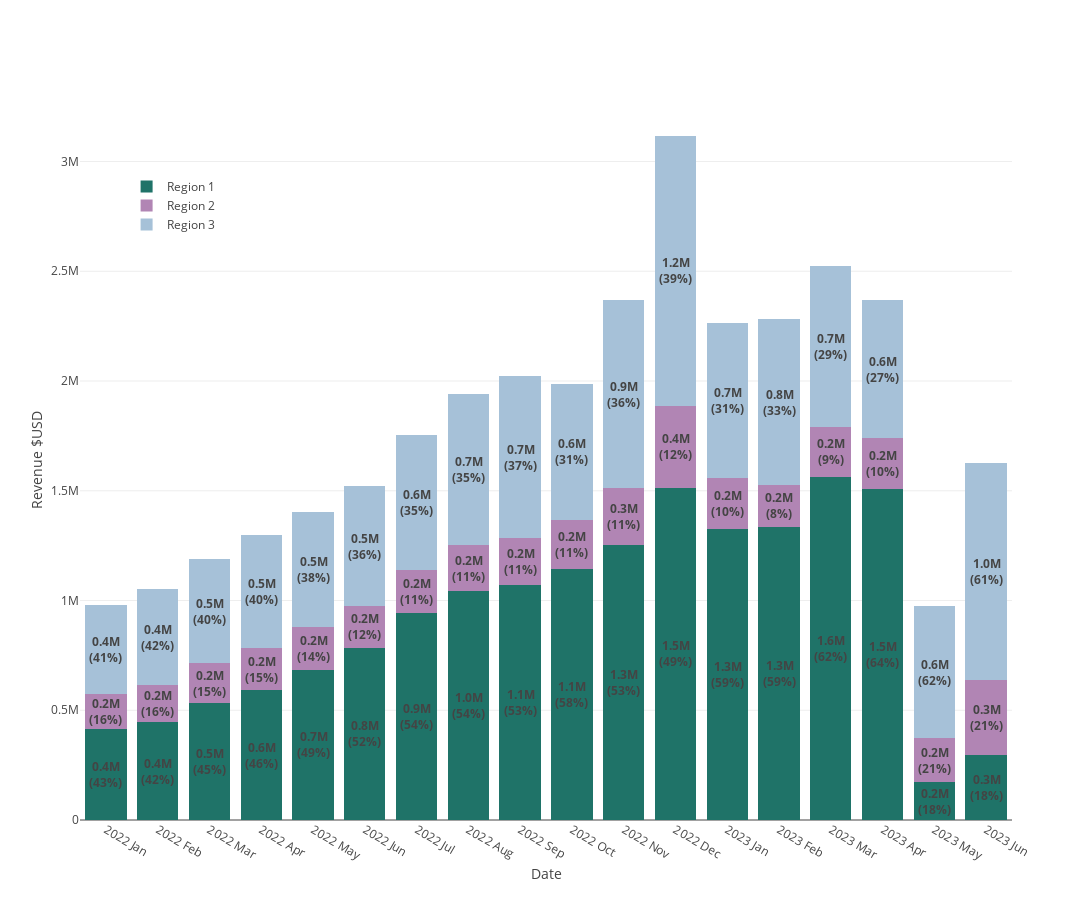

This figure's notebook cell:
### Code cell
import plotly.graph_objects as go

# Convert 'year_month' into datetime format for sorting

# Pivot table for the stacked bar chart format
pivot_df = final_revenue_df.pivot_table(index=['year_month'], columns='region', values='revenue', aggfunc='sum').fillna(0).reset_index()

# Define colors for each region
color_map = {
    'Region 1': '#1F7368',
    'Region 2': '#B185B4',
    'Region 3': '#A6C1D8'
}

# Create the stacked bar chart using plotly graph_objects for more customization
fig = go.Figure()

for region in pivot_df.columns[1:]:
    fig.add_trace(go.Bar(
        x=pivot_df['year_month'],
        y=pivot_df[region],
        name=region,
        marker_color=color_map[region]
    ))

# Update layout for stacked bar and axis titles
fig.update_layout(
    barmode='stack',
    xaxis_title='Date',
    yaxis_title='Revenue $USD',
    xaxis={'categoryorder': 'array', 'categoryarray': final_revenue_df['year_month'].drop_duplicates().tolist()},
    width=1500,
    height=900,
    legend=dict(
        x=0.05,
        y=0.9
    ),
    legend_traceorder='normal',
)

# Function to format revenue
def format_revenue(revenue):
    return f"{revenue/1e6:.1f}M"

# Add annotations for revenue amounts
for i, date in enumerate(pivot_df['year_month']):
    total_revenue_for_month = sum([pivot_df[region].iloc[i] for region in pivot_df.columns[1:]])
    running_total = 0  # to track the stacked bar height for placing annotations
    for region in pivot_df.columns[1:]:
        segment_revenue = pivot_df[region].iloc[i]
        percentage = segment_revenue/total_revenue_for_month * 100
        fig.add_annotation(
            x=date,
            y=running_total + segment_revenue/2,
            text=f"<b>{format_revenue(segment_revenue)}<b><br><b>({percentage:.0f}%)</b>",
            showarrow=False
        )
        running_total += segment_revenue

# Show the figure
fig.show()

### Figure 1 — Plotly figure (JSON) as saved in the notebook; plotly's stock layout.template omitted (floating-point values rounded to 4 significant figures)
{"data": [{"marker": {"color": "#1F7368"}, "name": "Region 1", "type": "bar", "x": ["2022 Apr", "2022 Aug", "2022 Dec", "2022 Feb", "2022 Jan", "2022 Jul", "2022 Jun", "2022 Mar", "2022 May", "2022 Nov", "2022 Oct", "2022 Sep", "2023 Apr", "2023 Feb", "2023 Jan", "2023 Jun", "2023 Mar", "2023 May"], "y": [591600.0, 1041760, 1513000.0, 444900.0, 416900.0, 945105, 785100.0, 534510, 684600.0, 1252000.0, 1144000.0, 1070000.0, 1510000.0, 1334000.0, 1327000.0, 297700.0, 1564000.0, 171300.0]}, {"marker": {"color": "#B185B4"}, "name": "Region 2", "type": "bar", "x": ["2022 Apr", "2022 Aug", "2022 Dec", "2022 Feb", "2022 Jan", "2022 Jul", "2022 Jun", "2022 Mar", "2022 May", "2022 Nov", "2022 Oct", "2022 Sep", "2023 Apr", "2023 Feb", "2023 Jan", "2023 Jun", "2023 Mar", "2023 May"], "y": [190300.0, 211700.0, 374400.0, 169000.0, 155500.0, 193300.0, 188800.0, 179000.0, 192500.0, 259900.0, 222400.0, 213210, 228900.0, 193700.0, 231000.0, 341820, 228800.0, 201495]}, {"marker": {"color": "#A6C1D8"}, "name": "Region 3", "type": "bar", "x": ["2022 Apr", "2022 Aug", "2022 Dec", "2022 Feb", "2022 Jan", "2022 Jul", "2022 Jun", "2022 Mar", "2022 May", "2022 Nov", "2022 Oct", "2022 Sep", "2023 Apr", "2023 Feb", "2023 Jan", "2023 Jun", "2023 Mar", "2023 May"], "y": [516275, 686805, 1229085, 436620, 405320, 614685, 547865, 476120, 526390, 855340, 620190, 741955, 630010, 752495, 707175, 986995, 732430, 602595]}], "layout": {"annotations": [{"showarrow": false, "text": "<b>0.6M<b><br><b>(46%)</b>", "x": "2022 Apr", "y": 295800.0}, {"showarrow": false, "text": "<b>0.2M<b><br><b>(15%)</b>", "x": "2022 Apr", "y": 686800.0}, {"showarrow": false, "text": "<b>0.5M<b><br><b>(40%)</b>", "x": "2022 Apr", "y": 1040000.0}, {"showarrow": false, "text": "<b>1.0M<b><br><b>(54%)</b>", "x": "2022 Aug", "y": 520880}, {"showarrow": false, "text": "<b>0.2M<b><br><b>(11%)</b>", "x": "2022 Aug", "y": 1148000.0}, {"showarrow": false, "text": "<b>0.7M<b><br><b>(35%)</b>", "x": "2022 Aug", "y": 1597000.0}, {"showarrow": false, "text": "<b>1.5M<b><br><b>(49%)</b>", "x": "2022 Dec", "y": 756400.0}, {"showarrow": false, "text": "<b>0.4M<b><br><b>(12%)</b>", "x": "2022 Dec", "y": 1700000.0}, {"showarrow": false, "text": "<b>1.2M<b><br><b>(39%)</b>", "x": "2022 Dec", "y": 2502000.0}, {"showarrow": false, "text": "<b>0.4M<b><br><b>(42%)</b>", "x": "2022 Feb", "y": 222500.0}, {"showarrow": false, "text": "<b>0.2M<b><br><b>(16%)</b>", "x": "2022 Feb", "y": 529400.0}, {"showarrow": false, "text": "<b>0.4M<b><br><b>(42%)</b>", "x": "2022 Feb", "y": 832210}, {"showarrow": false, "text": "<b>0.4M<b><br><b>(43%)</b>", "x": "2022 Jan", "y": 208400.0}, {"showarrow": false, "text": "<b>0.2M<b><br><b>(16%)</b>", "x": "2022 Jan", "y": 494600.0}, {"showarrow": false, "text": "<b>0.4M<b><br><b>(41%)</b>", "x": "2022 Jan", "y": 775000.0}, {"showarrow": false, "text": "<b>0.9M<b><br><b>(54%)</b>", "x": "2022 Jul", "y": 472600.0}, {"showarrow": false, "text": "<b>0.2M<b><br><b>(11%)</b>", "x": "2022 Jul", "y": 1042000.0}, {"showarrow": false, "text": "<b>0.6M<b><br><b>(35%)</b>", "x": "2022 Jul", "y": 1446000.0}, {"showarrow": false, "text": "<b>0.8M<b><br><b>(52%)</b>", "x": "2022 Jun", "y": 392500.0}, {"showarrow": false, "text": "<b>0.2M<b><br><b>(12%)</b>", "x": "2022 Jun", "y": 879495}, {"showarrow": false, "text": "<b>0.5M<b><br><b>(36%)</b>", "x": "2022 Jun", "y": 1248000.0}, {"showarrow": false, "text": "<b>0.5M<b><br><b>(45%)</b>", "x": "2022 Mar", "y": 267255}, {"showarrow": false, "text": "<b>0.2M<b><br><b>(15%)</b>", "x": "2022 Mar", "y": 624000.0}, {"showarrow": false, "text": "<b>0.5M<b><br><b>(40%)</b>", "x": "2022 Mar", "y": 951500.0}, {"showarrow": false, "text": "<b>0.7M<b><br><b>(49%)</b>", "x": "2022 May", "y": 342300.0}, {"showarrow": false, "text": "<b>0.2M<b><br><b>(14%)</b>", "x": "2022 May", "y": 780900.0}, {"showarrow": false, "text": "<b>0.5M<b><br><b>(38%)</b>", "x": "2022 May", "y": 1140000.0}, {"showarrow": false, "text": "<b>1.3M<b><br><b>(53%)</b>", "x": "2022 Nov", "y": 626000.0}, {"showarrow": false, "text": "<b>0.3M<b><br><b>(11%)</b>", "x": "2022 Nov", "y": 1382000.0}, {"showarrow": false, "text": "<b>0.9M<b><br><b>(36%)</b>", "x": "2022 Nov", "y": 1940000.0}, {"showarrow": false, "text": "<b>1.1M<b><br><b>(58%)</b>", "x": "2022 Oct", "y": 572200.0}, {"showarrow": false, "text": "<b>0.2M<b><br><b>(11%)</b>", "x": "2022 Oct", "y": 1256000.0}, {"showarrow": false, "text": "<b>0.6M<b><br><b>(31%)</b>", "x": "2022 Oct", "y": 1677000.0}, {"showarrow": false, "text": "<b>1.1M<b><br><b>(53%)</b>", "x": "2022 Sep", "y": 534800.0}, {"showarrow": false, "text": "<b>0.2M<b><br><b>(11%)</b>", "x": "2022 Sep", "y": 1176000.0}, {"showarrow": false, "text": "<b>0.7M<b><br><b>(37%)</b>", "x": "2022 Sep", "y": 1654000.0}, {"showarrow": false, "text": "<b>1.5M<b><br><b>(64%)</b>", "x": "2023 Apr", "y": 755100.0}, {"showarrow": false, "text": "<b>0.2M<b><br><b>(10%)</b>", "x": "2023 Apr", "y": 1625000.0}, {"showarrow": false, "text": "<b>0.6M<b><br><b>(27%)</b>", "x": "2023 Apr", "y": 2054000.0}, {"showarrow": false, "text": "<b>1.3M<b><br><b>(59%)</b>", "x": "2023 Feb", "y": 667200.0}, {"showarrow": false, "text": "<b>0.2M<b><br><b>(8%)</b>", "x": "2023 Feb", "y": 1431000.0}, {"showarrow": false, "text": "<b>0.8M<b><br><b>(33%)</b>", "x": "2023 Feb", "y": 1904000.0}, {"showarrow": false, "text": "<b>1.3M<b><br><b>(59%)</b>", "x": "2023 Jan", "y": 663300.0}, {"showarrow": false, "text": "<b>0.2M<b><br><b>(10%)</b>", "x": "2023 Jan", "y": 1442085}, {"showarrow": false, "text": "<b>0.7M<b><br><b>(31%)</b>", "x": "2023 Jan", "y": 1911000.0}, {"showarrow": false, "text": "<b>0.3M<b><br><b>(18%)</b>", "x": "2023 Jun", "y": 148800.0}, {"showarrow": false, "text": "<b>0.3M<b><br><b>(21%)</b>", "x": "2023 Jun", "y": 468600.0}, {"showarrow": false, "text": "<b>1.0M<b><br><b>(61%)</b>", "x": "2023 Jun", "y": 1133000.0}, {"showarrow": false, "text": "<b>1.6M<b><br><b>(62%)</b>", "x": "2023 Mar", "y": 781800.0}, {"showarrow": false, "text": "<b>0.2M<b><br><b>(9%)</b>", "x": "2023 Mar", "y": 1678000.0}, {"showarrow": false, "text": "<b>0.7M<b><br><b>(29%)</b>", "x": "2023 Mar", "y": 2159000.0}, {"showarrow": false, "text": "<b>0.2M<b><br><b>(18%)</b>", "x": "2023 May", "y": 85670.0}, {"showarrow": false, "text": "<b>0.2M<b><br><b>(21%)</b>", "x": "2023 May", "y": 272100.0}, {"showarrow": false, "text": "<b>0.6M<b><br><b>(62%)</b>", "x": "2023 May", "y": 674100.0}], "barmode": "stack", "height": 900, "legend": {"traceorder": "normal", "x": 0.05, "y": 0.9}, "width": 1500, "xaxis": {"autorange": true, "categoryarray": ["2022 Jan", "2022 Feb", "2022 Mar", "2022 Apr", "2022 May", "2022 Jun", "2022 Jul", "2022 Aug", "2022 Sep", "2022 Oct", "2022 Nov", "2022 Dec", "2023 Jan", "2023 Feb", "2023 Mar", "2023 Apr", "2023 May", "2023 Jun"], "categoryorder": "array", "range": [-0.5, 17.5], "title": {"text": "Date"}, "type": "category"}, "yaxis": {"autorange": true, "range": [0, 3280000.0], "title": {"text": "Revenue $USD"}, "type": "linear"}}}
